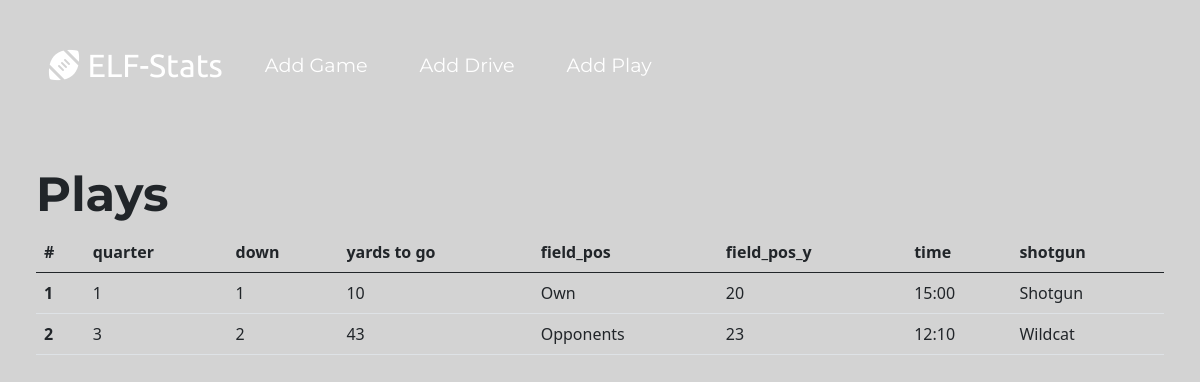
Before: /game/1 with the older database file.
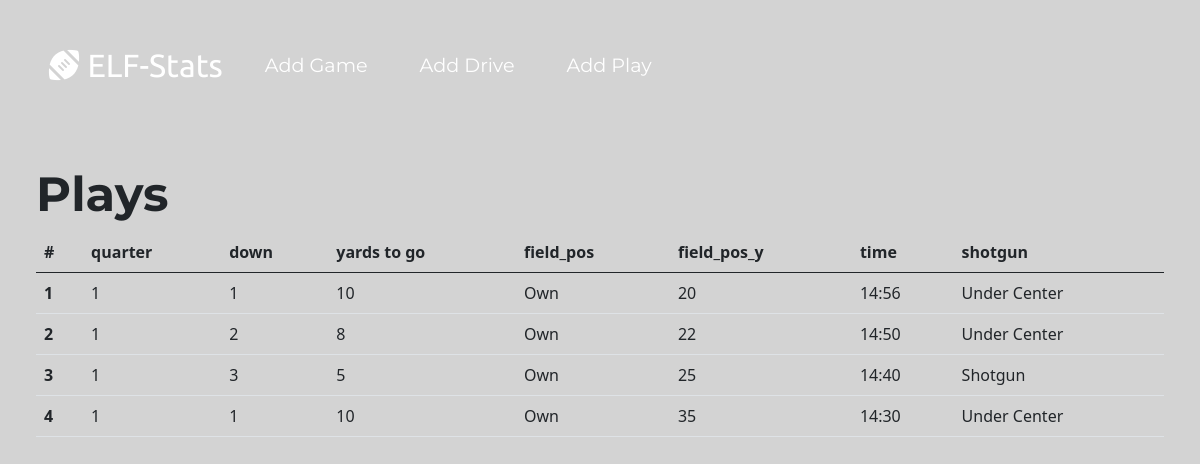
After: the same page with the newer database file.
### main.py (models this page shows)
class Plays(db.Model):
    id = db.Column(db.Integer, primary_key=True)
    quarter = db.Column(db.String, nullable=True)
    down = db.Column(db.String, nullable=False)
    yards_to_go = db.Column(db.String, nullable=False)
    field_pos_half = db.Column(db.String, nullable=False)
    field_pos_yard = db.Column(db.String, nullable=False)
    time = db.Column(db.String, nullable=False)
    shotgun = db.Column(db.String, nullable=False)
    play_description = db.Column(db.String(250), nullable=True)

### main.py (the view)
@app.route("/game/<int:index>")
def show_game(index):
    game_info = GameInfo.query.get(index)
    drive_info = db.session.query(OverallDrive).all()
    play_info = db.session.query(Plays).all()
    if game_info.id == index:
        requested_game = db.session.query(GameInfo).all()[index-1]
    return render_template("game.html", game=requested_game, drives=drive_info, plays=play_info)

### templates/game.html
{% extends 'base.html' %}
{% import "bootstrap/wtf.html" as wtf %}
{% block content %}
<h1>Plays</h1>
<table class="table">
    <thead>
        <tr>
            <th>#</th>
            <th>quarter</th>
            <th>down</th>
            <th>yards to go</th>
            <th>field_pos</th>
            <th>field_pos_y</th>
            <th>time</th>
            <th>shotgun</th>
        </tr>
    </thead>
        {% for play in plays %}
        <tr>
        <th>{{play.id}}</th>
            <td>{{play.quarter}}</td>
            <td>{{play.down}}</td>
            <td>{{play.yards_to_go}}</td>
            <td>{{play.field_pos_half}}</td>
            <td>{{play.field_pos_yard}}</td>
            <td>{{play.time}}</td>
            <td>{{play.shotgun}}</td>
        </tr>
        {% endfor %}
</table>
{% endblock %}

### templates/base.html (shortened to what this page needs)
<!DOCTYPE html>
<html lang="en">
<head>
    {% block styles %}
    <link href="https://cdn.jsdelivr.net/npm/bootstrap@5.0.1/dist/css/bootstrap.min.css" rel="stylesheet">
    <link href="{{ url_for('static', filename='css/styles.css') }}" rel="stylesheet">
    {% endblock %}
</head>
<body>
    {% block navbar %}
    <nav class="navbar navbar-expand-lg navbar-dark">
      <div class="container-fluid">
        <a class="navbar-brand" href="/"><i class="fas fa-football-ball"></i> ELF-Stats</a>
        <div class="collapse navbar-collapse" id="navbarSupportedContent">
          <ul class="navbar-nav me-auto mb-2 mb-lg-0">
            <li class="nav-item">
              <a class="nav-link active" aria-current="page" href="/addgame">Add Game</a>
            </li>
            <li class="nav-item">
              <a class="nav-link active" href="/drive" aria-current="page">Add Drive</a>
            </li>
              <li class="nav-item">
              <a class="nav-link active" href="/play" aria-current="page">Add Play</a>
            </li>
            <li class="nav-item dropdown">
            </li>
          </ul>
        </div>
      </div>
    </nav>
    {% endblock %}
    {% block content%}
    {% endblock %}
</body>
</html>

### static/css/styles.css (style rules this page uses)
h1 { font-size: 3rem; font-family: 'Montserrat', sans-serif; font-weight: bold; }
a { text-decoration: none; }
body { margin: 3%; background-color: lightgrey; }
.navbar { padding: 0 0 4.5rem; font-size: 1.2rem; font-family: 'Montserrat'; font-weight: medium; }
.nav-item { padding: 0 18px; }
.navbar-brand { font-family: 'Ubuntu', sans-serif; font-size: 2rem; line-height: 1.5; font-weight: 400; }

Changed rows visible on the page:
changed Plays id 1: time "15:00" → "14:56"; shotgun "Shotgun" → "Under Center"
changed Plays id 2: quarter "3" → "1"; yards_to_go "43" → "8"; field_pos_half "Opponents" → "Own"; field_pos_yard "23" → "22"; time "12:10" → "14:50"; shotgun "Wildcat" → "Under Center"
added Plays: id "3", quarter "1", down "3", yards_to_go "5", field_pos_half "Own", field_pos_yard "25", time "14:40", shotgun "Shotgun"
added Plays: id "4", quarter "1", down "1", yards_to_go "10", field_pos_half "Own", field_pos_yard "35", time "14:30", shotgun "Under Center"
